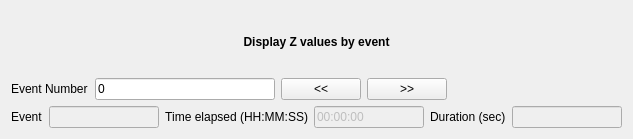
<?xml version="1.0" encoding="UTF-8"?>
<ui version="4.0">
 <class>MutualInfoZScoreResultsView</class>
 <widget class="QWidget" name="MutualInfoZScoreResultsView">
  <property name="geometry">
   <rect>
    <x>0</x>
    <y>0</y>
    <width>633</width>
    <height>139</height>
   </rect>
  </property>
  <property name="windowTitle">
   <string>Form</string>
  </property>
  <layout class="QGridLayout" name="gridLayout">
   <item row="0" column="0">
    <layout class="QVBoxLayout" name="verticalLayout">
     <item>
      <layout class="QHBoxLayout" name="horizontalLayout_2">
       <item>
        <widget class="QLabel" name="label_2">
         <property name="font">
          <font>
           <weight>75</weight>
           <bold>true</bold>
          </font>
         </property>
         <property name="text">
          <string>Display Z values by event</string>
         </property>
         <property name="alignment">
          <set>Qt::AlignCenter</set>
         </property>
        </widget>
       </item>
      </layout>
     </item>
     <item>
      <layout class="QHBoxLayout" name="horizontalLayout">
       <item>
        <widget class="QLabel" name="label_4">
         <property name="minimumSize">
          <size>
           <width>78</width>
           <height>0</height>
          </size>
         </property>
         <property name="maximumSize">
          <size>
           <width>78</width>
           <height>16777215</height>
          </size>
         </property>
         <property name="text">
          <string>Event Number</string>
         </property>
        </widget>
       </item>
       <item>
        <widget class="QLineEdit" name="event_index_lineEdit">
         <property name="minimumSize">
          <size>
           <width>180</width>
           <height>0</height>
          </size>
         </property>
         <property name="maximumSize">
          <size>
           <width>180</width>
           <height>16777215</height>
          </size>
         </property>
         <property name="toolTip">
          <string>The index of the event display </string>
         </property>
         <property name="text">
          <string>0</string>
         </property>
        </widget>
       </item>
       <item>
        <widget class="QPushButton" name="prev_but">
         <property name="enabled">
          <bool>true</bool>
         </property>
         <property name="toolTip">
          <string>Display the previous window (window length will be added to the time elapsed).</string>
         </property>
         <property name="text">
          <string>&lt;&lt;</string>
         </property>
        </widget>
       </item>
       <item>
        <widget class="QPushButton" name="next_but">
         <property name="enabled">
          <bool>true</bool>
         </property>
         <property name="toolTip">
          <string>Display the next window (window length will be added to the time elapsed).</string>
         </property>
         <property name="text">
          <string>&gt;&gt;</string>
         </property>
        </widget>
       </item>
       <item>
        <spacer name="horizontalSpacer">
         <property name="orientation">
          <enum>Qt::Horizontal</enum>
         </property>
         <property name="sizeHint" stdset="0">
          <size>
           <width>40</width>
           <height>20</height>
          </size>
         </property>
        </spacer>
       </item>
      </layout>
     </item>
     <item>
      <layout class="QVBoxLayout" name="verticalLayout_2">
       <item>
        <layout class="QHBoxLayout" name="horizontalLayout_3">
         <item>
          <widget class="QLabel" name="label">
           <property name="text">
            <string>Event</string>
           </property>
          </widget>
         </item>
         <item>
          <widget class="QLineEdit" name="event_lineEdit">
           <property name="enabled">
            <bool>false</bool>
           </property>
          </widget>
         </item>
         <item>
          <widget class="QLabel" name="time_label">
           <property name="layoutDirection">
            <enum>Qt::LeftToRight</enum>
           </property>
           <property name="text">
            <string>Time elapsed (HH:MM:SS)</string>
           </property>
           <property name="alignment">
            <set>Qt::AlignRight|Qt::AlignTrailing|Qt::AlignVCenter</set>
           </property>
          </widget>
         </item>
         <item>
          <widget class="QLineEditLive" name="time_lineedit">
           <property name="enabled">
            <bool>false</bool>
           </property>
           <property name="toolTip">
            <string>Time elapsed since the beginning of the recording (ex. 01:10:5.5)
Press enter to display the detection window.</string>
           </property>
           <property name="text">
            <string notr="true">00:00:00</string>
           </property>
          </widget>
         </item>
         <item>
          <widget class="QLabel" name="duration_label">
           <property name="text">
            <string>Duration (sec)</string>
           </property>
          </widget>
         </item>
         <item>
          <widget class="QLineEdit" name="duration_lineEdit">
           <property name="enabled">
            <bool>false</bool>
           </property>
          </widget>
         </item>
        </layout>
       </item>
      </layout>
     </item>
     <item>
      <layout class="QVBoxLayout" name="result_layout"/>
     </item>
    </layout>
   </item>
  </layout>
 </widget>
 <customwidgets>
  <customwidget>
   <class>QLineEditLive</class>
   <extends>QLineEdit</extends>
   <header>widgets.QLineEditLive</header>
  </customwidget>
 </customwidgets>
 <resources/>
 <connections>
  <connection>
   <sender>next_but</sender>
   <signal>clicked()</signal>
   <receiver>MutualInfoZScoreResultsView</receiver>
   <slot>on_next_button()</slot>
   <hints>
    <hint type="sourcelabel">
     <x>431</x>
     <y>54</y>
    </hint>
    <hint type="destinationlabel">
     <x>269</x>
     <y>138</y>
    </hint>
   </hints>
  </connection>
  <connection>
   <sender>prev_but</sender>
   <signal>clicked()</signal>
   <receiver>MutualInfoZScoreResultsView</receiver>
   <slot>on_prev_button()</slot>
   <hints>
    <hint type="sourcelabel">
     <x>350</x>
     <y>54</y>
    </hint>
    <hint type="destinationlabel">
     <x>269</x>
     <y>138</y>
    </hint>
   </hints>
  </connection>
  <connection>
   <sender>event_index_lineEdit</sender>
   <signal>editingFinished()</signal>
   <receiver>MutualInfoZScoreResultsView</receiver>
   <slot>on_event_index_changed()</slot>
   <hints>
    <hint type="sourcelabel">
     <x>268</x>
     <y>52</y>
    </hint>
    <hint type="destinationlabel">
     <x>168</x>
     <y>74</y>
    </hint>
   </hints>
  </connection>
 </connections>
 <slots>
  <slot>on_choose_button()</slot>
  <slot>on_show_button()</slot>
  <slot>on_next_button()</slot>
  <slot>on_prev_button()</slot>
  <slot>on_event_index_changed()</slot>
  <slot>on_prev_button_epoch()</slot>
  <slot>on_next_button_epoch()</slot>
  <slot>on_epoch_index_changed()</slot>
 </slots>
</ui>
